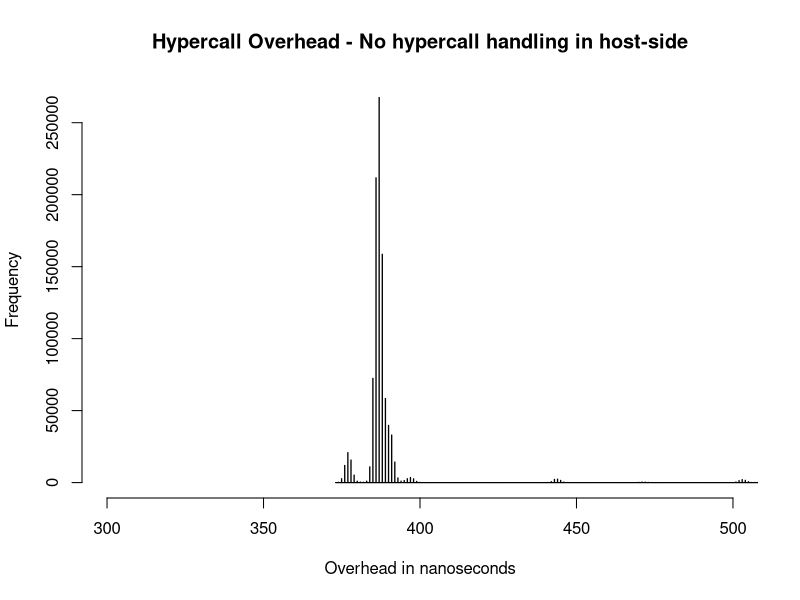

The R script that drew this image:
#!/usr/bin/env Rscript

mydata=as.vector(read.table("./hypercall/test.dat", header=TRUE, skip=1)$Cost)
#mydata=as.vector(read.table("./hypercall/hypercall-with-trace-enabled.dat", header=TRUE, skip=1)$Cost)

#mydat = remove_outliers(mydata) 
hist(mydata, 
     main = paste("Hypercall Overhead - No hypercall handling in host-side"),
     xlab="Overhead in nanoseconds",
     xlim=c(300,500),
     breaks=1000000)

#plot(h, breaks=300,xlim=c(300,600))
#d = density(mydata) # returns the density data 
#plot(d, ,xlim=c(0,10000)) # plots the results
